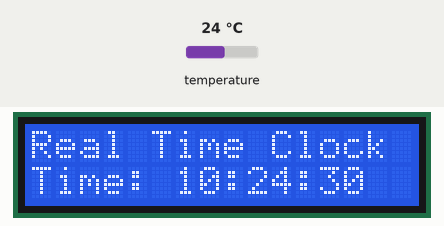
This sketch was run on a simulated Arduino Uno, built with avr-gcc and run on an emulated ATmega328P. Parts: 16×2 character LCD. The inputs (shaded band) are chosen by the test bench; at power-on: temperature 24 °C. The local clock reads 2024-03-15 10:24:30 at power-on unless the sketch sets it.

Above: at 1.2 s.
1.3 s: temperature set to 12 °C
At 9.5 s:
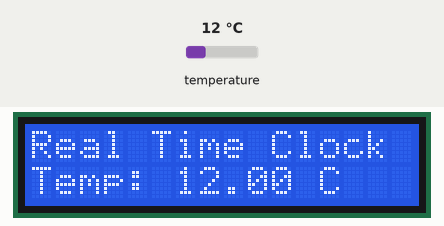
17.0 s: temperature set to 19 °C
At 21.8 s:
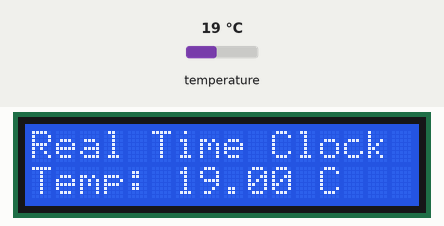
32.7 s: temperature set to 28 °C
At 34.1 s:
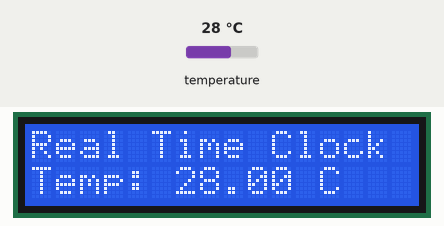
Timing chart, 0 to 35.7 s (numbered marks = the images above; inputs shaded):
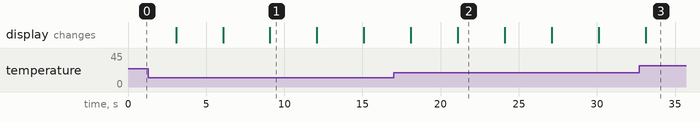

Measured:
- what the display in image 1 shows lasts 3.0 s, from 9.1 s to 12.1 s

The sketch:

rtc.ino
```cpp
#include <DS3231.h>
#include<Wire.h>
#include <LiquidCrystal.h> // includes the LiquidCrystal Library
DS3231   rtc(SDA, SCL);
//clock t;

LiquidCrystal lcd(7, 8, 9, 10, 11, 12); // Creates an LC object. Parameters: (rs, enable, d4, d5, d6, d7)
void setup() {
  Serial.begin(9600);
  //rtc.setDOW(FRIDAY);
 rtc.begin(); // Initialize the rtc object
 lcd.begin(16,2); // Initializes the interface to the LCD screen, and specifies the dimensions (width and height) of the display }
}
void loop() {
 DateTime now = rtc.now();

 lcd.setCursor(0,0);
 lcd.print("Real Time Clock  ");
 lcd.setCursor(0,1);
 lcd.print("Time: ");
 lcd.print(rtc.getTimeStr());
 delay(3000);
 lcd.setCursor(0,1);
 lcd.print("Date: ");
 lcd.print(rtc.getDateStr());
 delay(3000);
 lcd.setCursor(0,1);
 lcd.print("Day: ");
 lcd.print(rtc.getDOWStr());
 lcd.print("                   ");
 delay(3000);
 lcd.setCursor(0,1);
 lcd.print("Temp: ");
 lcd.print(rtc.getTemp());
 lcd.print(" C");
 lcd.print("       ");
 delay(3000);

}
String getDayOfWeek(int i)
{
  switch(i)
  {
    case 1: return "Monday";break;
    case 2: return "Tuesday";break;
    case 3: return "Wednesday";break;
    case 4: return "Thursday";break;
    case 5: return "Friday";break;
    case 6: return "Saturday";break;
    case 7: return "Sunday";break;
    default: return "Monday";break;
  }
}
```
